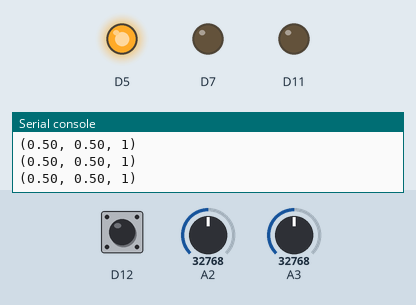
This program was run on a simulated CircuitPython board. On the bench: output pins drawn as LEDs (lit = HIGH), the last lines printed to the serial console. The test bench sets the inputs (shaded band); at power-on: A2 = 32768, A3 = 32768, D12 HIGH (analog values on the 0–65535 scale).

Above: at 1.2 s.
1.3 s: A2 set to 31776
At 2.1 s:
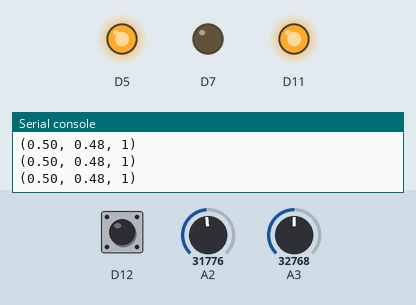
2.8 s: A3 set to 31616
At 3.4 s:
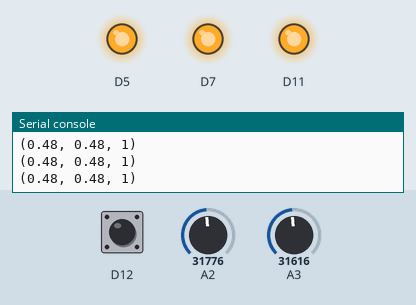
4.3 s: A2 set to 45874
At 4.8 s:
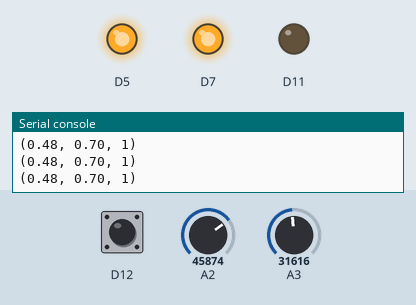
5.8 s: A2 set to 32767
At 6.1 s:
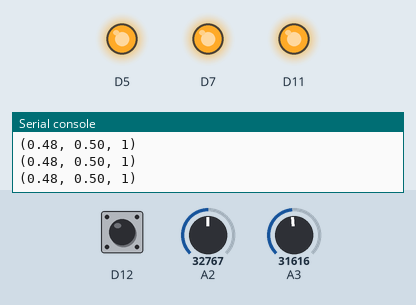
7.3 s: A2 set to 57670
At 8.7 s:
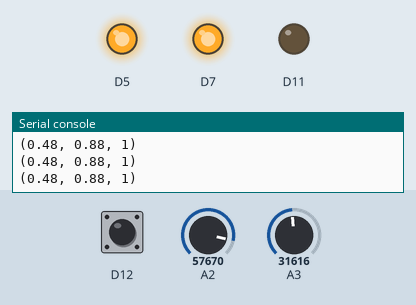
Timing chart, 0 to 9.8 s (numbered marks = the images above; inputs shaded):
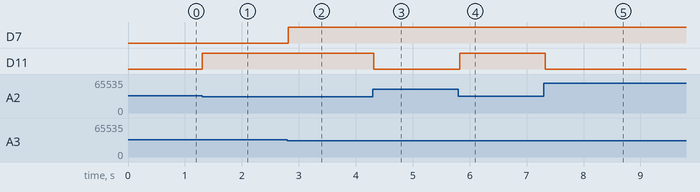

Measured:
- the behaviour switches between 32768 and 32752 on A2 (found by bisection; images 0 and 1)
- the behaviour switches between 32768 and 32752 on A3 (found by bisection; images 1 and 2)
- after the input at 1.3 s, D11: LOW → HIGH at once
- after the input at 2.8 s, D7: LOW → HIGH at once
- after the input at 4.3 s, D11: HIGH → LOW at once
- after the input at 5.8 s, D11: LOW → HIGH at once
- after the input at 7.3 s, D11: HIGH → LOW at once

The program:

Example_05_eye_check.py
```python
import digitalio
import analogio
import settings
from time import sleep

print('Running "%s"' % __file__)
# This program is used to test the functionality of the LEDs,
# IR Emitter/Detector, and button.

# define pins used
buttonPin = settings.buttonPin
emitterPin = settings.emitterPin
rightLEDPin = settings.rightLEDPin
rightDetectorPin = settings.rightDetectorPin
leftLEDPin = settings.leftLEDPin
leftDetectorPin = settings.leftDetectorPin

# assign pins as input or output
button = digitalio.DigitalInOut(buttonPin)
emitter = digitalio.DigitalInOut(emitterPin)
rightLED = digitalio.DigitalInOut(rightLEDPin)
leftLED = digitalio.DigitalInOut(leftLEDPin)
rightDetector = analogio.AnalogIn(rightDetectorPin)
leftDetector = analogio.AnalogIn(leftDetectorPin)

# set direction
button.switch_to_input(pull=digitalio.Pull.UP)
emitter.direction = digitalio.Direction.OUTPUT
rightLED.direction = digitalio.Direction.OUTPUT
leftLED.direction = digitalio.Direction.OUTPUT

# turn on IR LED
emitter.value = True

while True:
    rightReading = rightDetector.value / 65535
    leftReading = leftDetector.value / 65535
    print("(%.2f, %.2f, %d)" % (rightReading, leftReading, button.value))
    if rightReading < 0.5 or not button.value:
        rightLED.value = True
    else:
        rightLED.value = False

    if leftReading < 0.5 or not button.value:
        leftLED.value = True
    else:
        leftLED.value = False

    sleep(0.1) #  slow down a bit so we can read console
```

settings.py
```python
import board

DEBUG = True      # Print statements from turtle.py to console

if True: # settings for Itsy Robot Base Kit
    # robot specific parameters
    wheel_dia = 52.5     # mm (increase = decrease distance)
    wheel_base = 76.35  # mm (increase = spiral clockwise)

     # stepper parameters
    steps_rev = 512    # 512 for 64x gearbox, 128 for 16x gearbox
    delay_time = 2     # time between steps in ms (too quick will freeze motors)
    invert_direction = True # change if turtle running backward

    # servo parameters
    PEN_DOWN = 160     # angle of servo when pen is down
    PEN_UP = 75      # angle of servo when pen is up
    min_pulse = 750
    max_pulse = 2500

    servoPin = board.A1
    speakerPin = board.A0
    buttonPin = board.D12

    rightLEDPin = board.D7
    leftLEDPin = board.D11
    emitterPin = board.D5

    rightDetectorPin = board.A3
    leftDetectorPin = board.A2

    L_In1_Pin = board.D13  # has onboard LED on it
    L_In2_Pin = board.D10
    L_In3_Pin = board.A4
    L_In4_Pin = board.A5

    R_In1_Pin = board.SCK
    R_In2_Pin = board.MOSI
    R_In3_Pin = board.MISO
    R_In4_Pin = board.D9

else: # pins for IstyBitsy M4 Breadboard Robot
    # robot specific parameters
    wheel_dia = 57     # mm (increase = decrease distance)
    wheel_base = 106.8  # mm (increase = spiral clockwise)

    # stepper parameters
    steps_rev = 512    # 512 for 64x gearbox, 128 for 16x gearbox
    delay_time = 2     # time between steps in ms (too quick will freeze motors)
    invert_direction = False  # change if turtle running backward

    # servo parameters
    PEN_DOWN = 75     # angle of servo when pen is down
    PEN_UP = 160      # angle of servo when pen is up
    min_pulse = 750
    max_pulse = 2500

    servoPin = board.D7
    speakerPin = board.D5
    buttonPin = board.MISO

    leftLEDPin = board.A2
    rightLEDPin = board.A3
    emitterPin = board.A1

    rightDetectorPin = board.A4
    leftDetectorPin = board.A5

    L_In1_Pin = board.D13  # has onboard LED on it
    L_In2_Pin = board.D12
    L_In3_Pin = board.D11
    L_In4_Pin = board.D10

    R_In1_Pin = board.SCL
    R_In2_Pin = board.SDA
    R_In3_Pin = board.D1
    R_In4_Pin = board.D0
```
